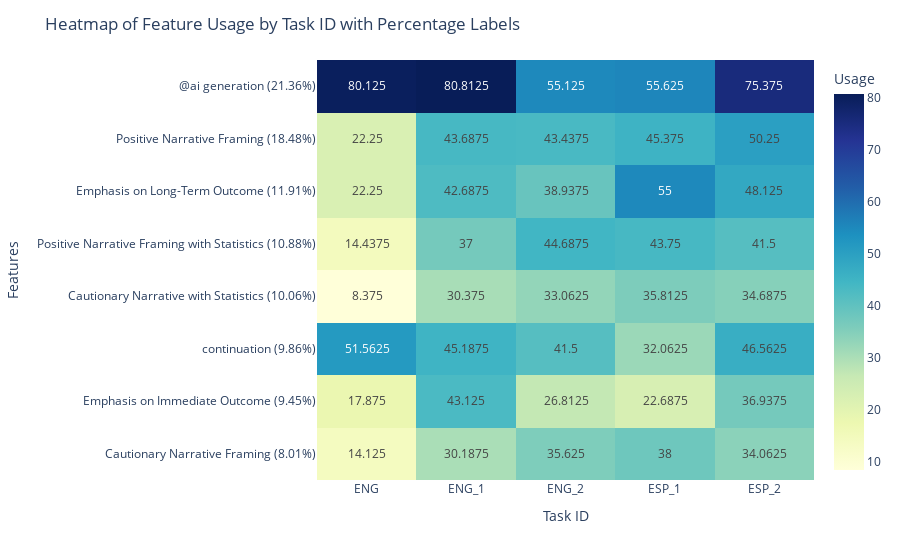

Notebook code for this chart:
### Code cell
fig = px.imshow(
    grouped_feature_usage_sorted.T,
    labels=dict(x="Task ID", y="Features", color="Usage"),
    color_continuous_scale="YlGnBu",
    aspect="auto",
    text_auto=True
)

# Update layout and axis labels

### Figure 1 — Plotly figure (JSON) as saved in the notebook; plotly's stock layout.template omitted (floating-point values rounded to 4 significant figures)
{"data": [{"coloraxis": "coloraxis", "hovertemplate": "Task ID: %{x}<br>Features: %{y}<br>Usage: %{z}<extra></extra>", "name": "0", "texttemplate": "%{z}", "type": "heatmap", "x": ["ENG", "ENG_1", "ENG_2", "ESP_1", "ESP_2"], "xaxis": "x", "y": ["@ai generation (21.36%)", "Positive Narrative Framing (18.48%)", "Emphasis on Long-Term Outcome (11.91%)", "Positive Narrative Framing with Statistics (10.88%)", "Cautionary Narrative with Statistics (10.06%)", "continuation (9.86%)", "Emphasis on Immediate Outcome (9.45%)", "Cautionary Narrative Framing (8.01%)"], "yaxis": "y", "z": [[80.12, 80.81, 55.12, 55.62, 75.38], [22.25, 43.69, 43.44, 45.38, 50.25], [22.25, 42.69, 38.94, 55, 48.12], [14.44, 37, 44.69, 43.75, 41.5], [8.375, 30.38, 33.06, 35.81, 34.69], [51.56, 45.19, 41.5, 32.06, 46.56], [17.88, 43.12, 26.81, 22.69, 36.94], [14.12, 30.19, 35.62, 38, 34.06]]}], "layout": {"coloraxis": {"colorbar": {"title": {"text": "Usage"}}, "colorscale": [[0, "rgb(255,255,217)"], [0.125, "rgb(237,248,177)"], [0.25, "rgb(199,233,180)"], [0.375, "rgb(127,205,187)"], [0.5, "rgb(65,182,196)"], [0.625, "rgb(29,145,192)"], [0.75, "rgb(34,94,168)"], [0.875, "rgb(37,52,148)"], [1, "rgb(8,29,88)"]]}, "margin": {"t": 60}, "title": {"text": "Heatmap of Feature Usage by Task ID with Percentage Labels"}, "xaxis": {"anchor": "y", "domain": [0, 1], "title": {"text": "Task ID"}}, "yaxis": {"anchor": "x", "autorange": "reversed", "domain": [0, 1], "title": {"text": "Features"}}}}
